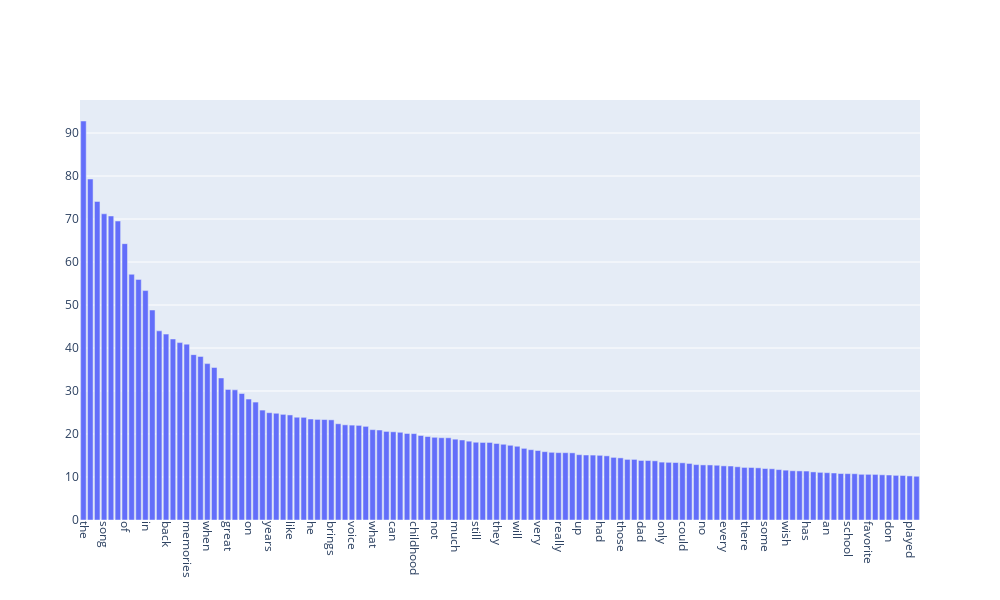

Notebook cell for this chart:
### Markdown cell above
### >>> **Exercise 14 (take home):** 
Additionally, you can attempt to sort the terms on the `x-axis` by frequency instead of in alphabetical order. This way the visualization is more meaninfgul and you will be able to observe the so called [long tail](https://en.wikipedia.org/wiki/Long_tail) (get familiar with this term since it will appear a lot in data mining and other statistics courses). see picture below

![alt txt](https://upload.wikimedia.org/wikipedia/commons/thumb/8/8a/Long_tail.svg/1000px-Long_tail.svg.png)

### Code cell
# Answer here
sorted_pairs = sorted(zip(y_filtered, x_filtered), reverse=True) # high -> low

# Unzipping the sorted pairs back into separate lists
y_sorted, x_sorted = zip(*sorted_pairs)



# Set the figure 
fig_sorted = py.Figure(
    data=[py.Bar(x=x_sorted, y=y_sorted)]
)
# Set the output appearance of figure 
fig_sorted.update_layout(
    xaxis_tickangle=90,  
    height=600,          
    width=1000          
)

# Show the plot
fig_sorted.show()

### Figure 1 — Plotly figure (JSON) as saved in the notebook; plotly's stock layout.template omitted (floating-point values rounded to 4 significant figures)
{"data": [{"type": "bar", "x": ["the", "this", "to", "song", "my", "and", "of", "it", "was", "in", "me", "you", "back", "is", "love", "memories", "so", "that", "when", "music", "for", "great", "time", "beautiful", "on", "with", "all", "years", "old", "songs", "like", "have", "but", "he", "good", "one", "brings", "as", "always", "voice", "just", "her", "what", "remember", "from", "can", "days", "she", "childhood", "we", "now", "not", "many", "be", "much", "at", "reminds", "still", "his", "best", "they", "miss", "listening", "will", "thank", "am", "very", "never", "are", "really", "these", "listen", "up", "ever", "first", "had", "how", "him", "those", "loved", "hear", "dad", "who", "young", "only", "heard", "sing", "could", "out", "about", "no", "times", "were", "every", "more", "would", "there", "by", "know", "some", "thanks", "life", "wish", "such", "happy", "has", "then", "used", "an", "today", "if", "school", "day", "wonderful", "favorite", "singer", "makes", "don", "singing", "again", "played", "sad"], "y": [92.8, 79.3, 74.1, 71.21, 70.71, 69.53, 64.27, 57.15, 55.96, 53.35, 48.84, 43.99, 43.24, 42.1, 41.26, 40.9, 38.46, 38.05, 36.37, 35.47, 33.03, 30.38, 30.27, 29.42, 28.13, 27.43, 25.56, 24.96, 24.83, 24.57, 24.43, 23.9, 23.88, 23.49, 23.4, 23.36, 23.3, 22.39, 22.14, 22.07, 22.01, 21.78, 21.01, 20.93, 20.6, 20.52, 20.4, 20.13, 20.09, 19.65, 19.41, 19.23, 19.14, 19.13, 18.8, 18.61, 18.33, 18.09, 18.04, 18.04, 17.79, 17.61, 17.38, 17.15, 16.67, 16.36, 16.16, 15.89, 15.75, 15.67, 15.66, 15.62, 15.19, 15.12, 15.1, 15.04, 14.92, 14.56, 14.45, 14.1, 14.09, 13.85, 13.83, 13.76, 13.46, 13.41, 13.37, 13.3, 13.15, 12.89, 12.81, 12.8, 12.73, 12.59, 12.56, 12.38, 12.23, 12.21, 12.14, 11.98, 11.91, 11.73, 11.59, 11.46, 11.42, 11.39, 11.19, 11.08, 11.01, 10.93, 10.81, 10.78, 10.76, 10.63, 10.62, 10.6, 10.51, 10.47, 10.38, 10.36, 10.25, 10.18]}], "layout": {"height": 600, "width": 1000, "xaxis": {"autorange": true, "range": [-0.5, 121.5], "tickangle": 90, "type": "category"}, "yaxis": {"autorange": true, "range": [0, 97.68], "type": "linear"}}}
